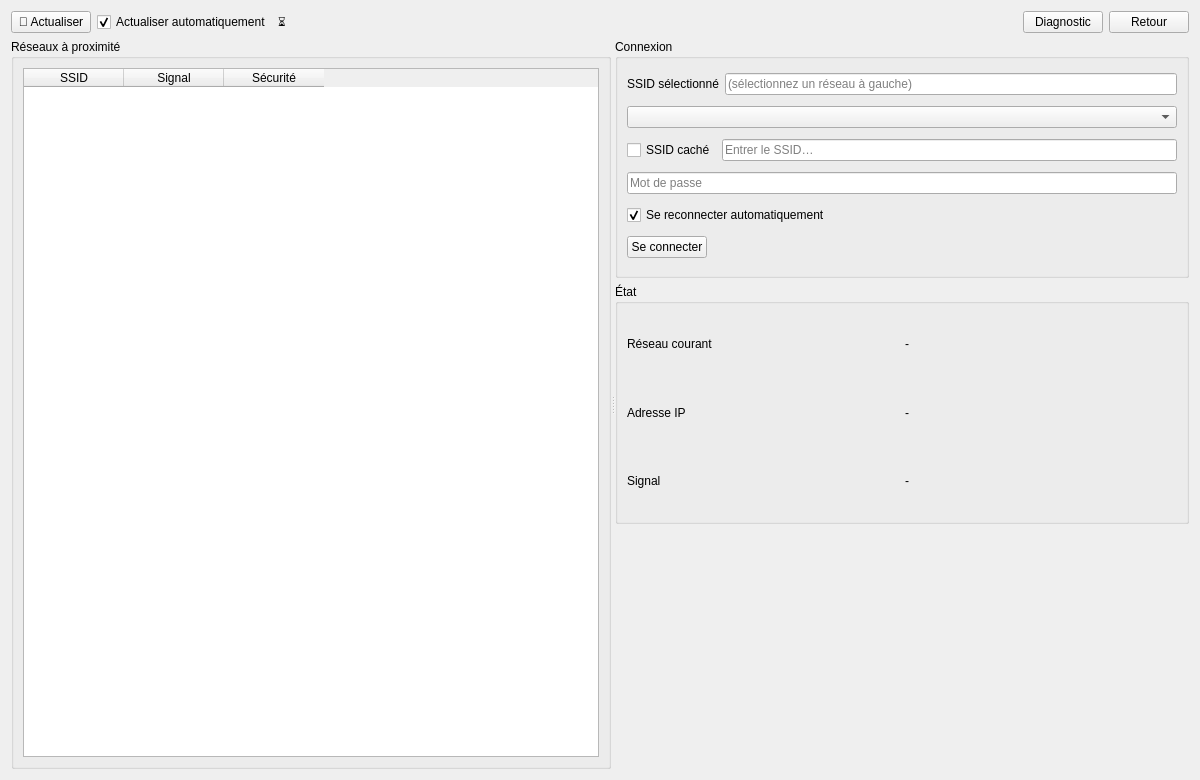
<?xml version="1.0" encoding="UTF-8"?>
<ui version="4.0">
 <class>WifiConfigDialog</class>
 <widget class="QWidget" name="WifiConfigDialog">
  <property name="geometry">
   <rect><x>0</x><y>0</y><width>1200</width><height>780</height></rect>
  </property>
  <property name="windowTitle">
   <string>Configuration Wi‑Fi</string>
  </property>

  <layout class="QVBoxLayout" name="rootLayout">

   <!-- Barre d'action -->
   <item>
    <layout class="QHBoxLayout" name="topBar">
     <item><widget class="QPushButton" name="refreshButton">
       <property name="text"><string>🔄 Actualiser</string></property>
     </widget></item>
     <item><widget class="QCheckBox" name="autoScanCheck">
       <property name="text"><string>Actualiser automatiquement</string></property>
       <property name="checked"><bool>true</bool></property>
     </widget></item>
     <item><widget class="QLabel" name="busyLabel">
       <property name="text"><string>⏳</string></property>
       <property name="visible"><bool>false</bool></property>
     </widget></item>
     <item><spacer name="topSpacer">
       <property name="orientation"><enum>Qt::Horizontal</enum></property>
       <property name="sizeHint">
        <size><width>40</width><height>20</height></size>
       </property>
     </spacer></item>
     <item><widget class="QPushButton" name="diagnosticsButton">
       <property name="text"><string>Diagnostic</string></property>
     </widget></item>
     <item><widget class="QPushButton" name="backButton">
       <property name="text"><string>Retour</string></property>
     </widget></item>
    </layout>
   </item>

   <!-- Splitter principal -->
   <item>
    <widget class="QSplitter" name="mainSplitter">
     <property name="orientation"><enum>Qt::Horizontal</enum></property>

     <!-- Panneau gauche : réseaux -->
     <widget class="QGroupBox" name="networksGroup">
      <property name="title"><string>Réseaux à proximité</string></property>
      <layout class="QVBoxLayout" name="networksLayout">

       <!-- Table de réseaux -->
       <item>
        <widget class="QTableWidget" name="networksTable">
         <property name="alternatingRowColors"><bool>true</bool></property>
         <property name="sortingEnabled"><bool>true</bool></property>
         <property name="selectionBehavior"><enum>QAbstractItemView::SelectRows</enum></property>
         <property name="selectionMode"><enum>QAbstractItemView::SingleSelection</enum></property>
         <property name="editTriggers"><set>QAbstractItemView::NoEditTriggers</set></property>
         <property name="showGrid"><bool>false</bool></property>
         <column>
          <property name="text"><string>SSID</string></property>
         </column>
         <column>
          <property name="text"><string>Signal</string></property>
         </column>
         <column>
          <property name="text"><string>Sécurité</string></property>
         </column>
        </widget>
       </item>

      </layout>
     </widget>

     <!-- Panneau droit : connexion + état -->
     <widget class="QWidget" name="rightPanel">
      <layout class="QVBoxLayout" name="rightPanelLayout">

       <!-- Connexion -->
       <item>
        <widget class="QGroupBox" name="connectGroup">
         <property name="title"><string>Connexion</string></property>
         <layout class="QVBoxLayout" name="connectLayout">

          <!-- SSID sélectionné (lecture seule) + Combo caché pour compat -->
          <item>
           <layout class="QHBoxLayout" name="selectedSsidRow">
            <item><widget class="QLabel" name="selectedSsidLabel">
              <property name="text"><string>SSID sélectionné</string></property>
            </widget></item>
            <item><widget class="QLineEdit" name="selectedSsidLine">
              <property name="readOnly"><bool>true</bool></property>
              <property name="placeholderText"><string>(sélectionnez un réseau à gauche)</string></property>
            </widget></item>
           </layout>
          </item>
          <item>
           <widget class="QComboBox" name="networkComboBox">
            <property name="visible"><bool>false</bool></property>
           </widget>
          </item>

          <!-- SSID caché -->
          <item>
           <layout class="QHBoxLayout" name="hiddenRow">
            <item><widget class="QCheckBox" name="hiddenSsidCheck">
              <property name="text"><string>SSID caché</string></property>
            </widget></item>
            <item><widget class="QLineEdit" name="ssidLineEdit">
              <property name="placeholderText"><string>Entrer le SSID…</string></property>
              <property name="visible"><bool>false</bool></property>
            </widget></item>
           </layout>
          </item>

          <!-- Mot de passe -->
          <item>
           <widget class="QLineEdit" name="passwordEdit">
            <property name="echoMode"><enum>QLineEdit::Password</enum></property>
            <property name="placeholderText"><string>Mot de passe</string></property>
           </widget>
          </item>

          <!-- Options -->
          <item>
           <layout class="QHBoxLayout" name="optionsRow">
            <item><widget class="QCheckBox" name="autoConnectCheck">
              <property name="text"><string>Se reconnecter automatiquement</string></property>
              <property name="checked"><bool>true</bool></property>
            </widget></item>
            <item><spacer name="optSpacer">
              <property name="orientation"><enum>Qt::Horizontal</enum></property>
              <property name="sizeHint">
               <size><width>40</width><height>20</height></size>
              </property>
            </spacer></item>
           </layout>
          </item>

          <!-- Boutons -->
          <item>
           <layout class="QHBoxLayout" name="buttonsRow">
            <item><widget class="QPushButton" name="connectButton">
              <property name="text"><string>Se connecter</string></property>
            </widget></item>
            <item><spacer name="btnSpacer">
              <property name="orientation"><enum>Qt::Horizontal</enum></property>
              <property name="sizeHint">
               <size><width>40</width><height>20</height></size>
              </property>
            </spacer></item>
           </layout>
          </item>

         </layout>
        </widget>
       </item>

       <!-- État courant -->
       <item>
        <widget class="QGroupBox" name="statusGroup">
         <property name="title"><string>État</string></property>
         <layout class="QGridLayout" name="statusGrid">
          <item row="0" column="0"><widget class="QLabel" name="currentNetworkLabel">
            <property name="text"><string>Réseau courant</string></property>
          </widget></item>
          <item row="0" column="1"><widget class="QLabel" name="currentNetworkValue">
            <property name="text"><string>-</string></property>
          </widget></item>

          <item row="1" column="0"><widget class="QLabel" name="ipLabel">
            <property name="text"><string>Adresse IP</string></property>
          </widget></item>
          <item row="1" column="1"><widget class="QLabel" name="ipValue">
            <property name="text"><string>-</string></property>
          </widget></item>

          <item row="2" column="0"><widget class="QLabel" name="signalLabel">
            <property name="text"><string>Signal</string></property>
          </widget></item>
          <item row="2" column="1"><widget class="QLabel" name="signalValue">
            <property name="text"><string>-</string></property>
          </widget></item>
         </layout>
        </widget>
       </item>

       <!-- Statut global -->
       <item><widget class="QLabel" name="statusLabel">
         <property name="text"><string/></property>
       </widget></item>

      </layout>
     </widget>

    </widget>
   </item>

  </layout>
 </widget>
 <resources/>
 <connections/>
</ui>
